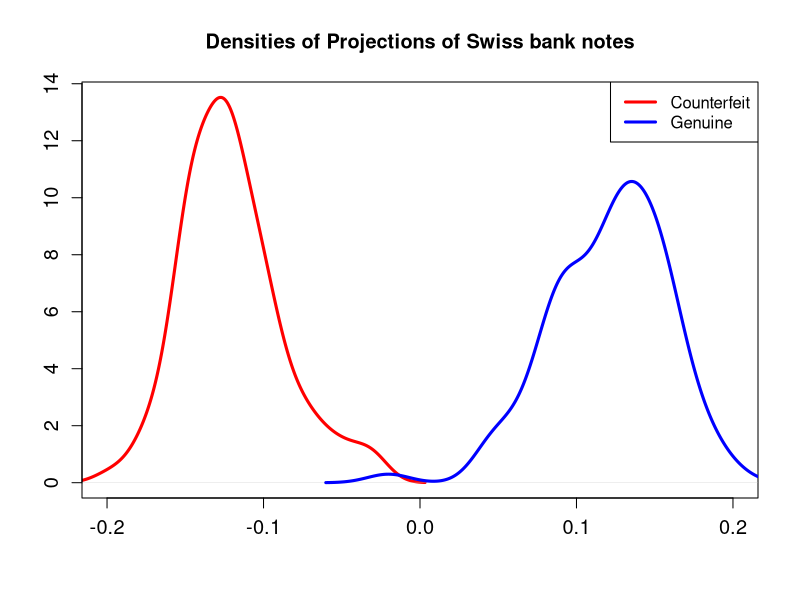
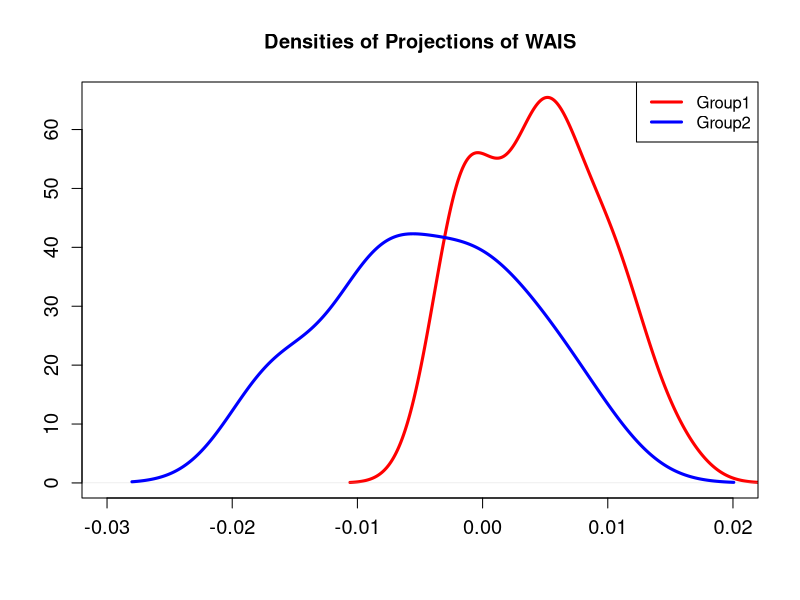

R code for these plots, in order:
rm(list = ls(all = TRUE))
graphics.off()

#####
# 1 #
#####


# load data
bank <- read.table("bank2.dat")
head(bank)

genuine <- bank[1:100, ]
counterfeit <- bank[101:200, ]


genuine_mean <- colMeans(genuine)
counterfeit_mean <- colMeans(counterfeit)
mean <- (genuine_mean + counterfeit_mean) / 2

w <- 100 * (cov(genuine) + cov(counterfeit))
a <- solve(w) %*% (genuine_mean - counterfeit_mean)

genuine_rule <- as.matrix(genuine - matrix(mean, nrow = 100, ncol = 6, byrow = T)) %*% a
counterfeit_rule <- as.matrix(counterfeit - matrix(mean, nrow = 100, ncol = 6, byrow = T)) %*% a

misclassification_genuine <- sum(genuine_rule < 0)
classification_genuine <- sum(genuine_rule > 0)
misclassification_counterfeit <- sum(counterfeit_rule > 0)
classification_counterfeit <- sum(counterfeit_rule < 0)
rate <- (misclassification_genuine + misclassification_counterfeit) / 200

confusion <- matrix(c(classification_genuine, misclassification_counterfeit, misclassification_genuine, classification_counterfeit),
                    ncol = 2,
                    byrow = TRUE)
colnames(confusion) <- c("Genuine", "Counterfeit")
rownames(confusion) <- c("Predicted Genuine", "Predicted Counterfeit")

# plot
plot(density(counterfeit_rule), lwd = 3, col = "red",
     xlab = "", ylab = "",
     main = "Densities of Projections of Swiss bank notes", 
     xlim = c(-0.2, 0.2), cex.lab = 1.2, cex.axis = 1.2)
lines(density(genuine_rule), lwd = 3, col = "blue")
legend("topright", legend = c("Counterfeit", "Genuine"),
       col = c("red", "blue"),
       lty = 1,
       lwd = 3)


#####
# 2 #
#####


# load data
WAIS <- read.csv("WAIS.csv")
head(WAIS)

group1 <- WAIS[WAIS$group == 1, ]
group1 <- group1[, 2:5]
group2 <- WAIS[WAIS$group == 2, ]
group2 <- group2[, 2:5]

mean_group1 <- colMeans(group1)
mean_group2 <- colMeans(group2)
mean <- (mean_group1 + mean_group2) / 2

w <- 100 * (cov(group1) + cov(group2))
a <- solve(w) %*% (mean_group1 - mean_group2)

group1_rule <- as.matrix(group1 - matrix(mean, nrow = nrow(group1), ncol = ncol(group1), byrow = T)) %*% a
group2_rule <- as.matrix(group2 - matrix(mean, nrow = nrow(group2), ncol = ncol(group2), byrow = T)) %*% a


misclassification_group1 <- sum(group1_rule < 0)
classification_group1 <- sum(group1_rule > 0)
misclassification_group2 <- sum(group2_rule > 0)
classification_group2 <- sum(group2_rule < 0)
(misclassification_group1 + misclassification_group2) / (12 + 37)

confusion <- matrix(c(classification_group1, misclassification_group2, misclassification_group1, classification_group2),
                    ncol = 2,
                    byrow = TRUE)
colnames(confusion) <- c("True Group1", "True Group2")
rownames(confusion) <- c("Predicted Group1", "Predicted Group2")


# plot
plot(density(group1_rule), lwd = 3, col = "red",
     xlab = "", ylab = "",
     main = "Densities of Projections of WAIS", 
     xlim = c(-0.03, 0.02), cex.lab = 1.2, cex.axis = 1.2)
lines(density(group2_rule), lwd = 3, col = "blue")
legend("topright", legend = c("Group1", "Group2"),
       col = c("red", "blue"),
       lty = 1,
       lwd = 3)



cov(genuine)
cov(counterfeit)
